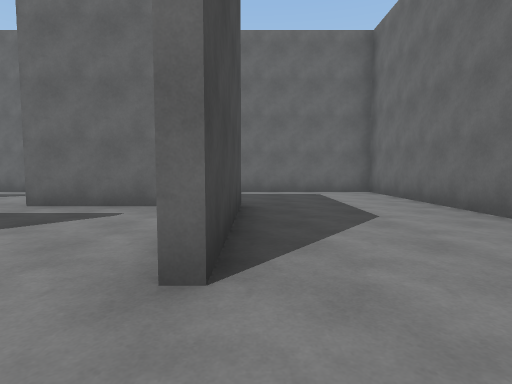
view 1 (above)

19 first-person views from a walk through a scene from a Unity 3-D project. The camera is 1.2 m above the floor, tilts 4° down and sees 80° across. The floor is counted in squares, 2 m on a side. Each view is taken from the middle of a square. On the plan, view 1 faces up. The plan holds only what a view shows up to about 9 squares ahead; the rest is blank. The place goes on beyond the plan. The player character is not drawn. Surface patterns are stand-ins for the level's own textures.

view 2
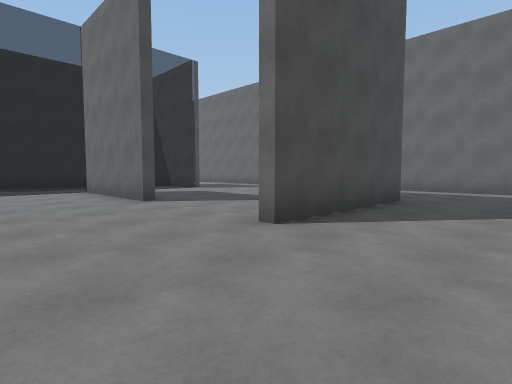

view 3
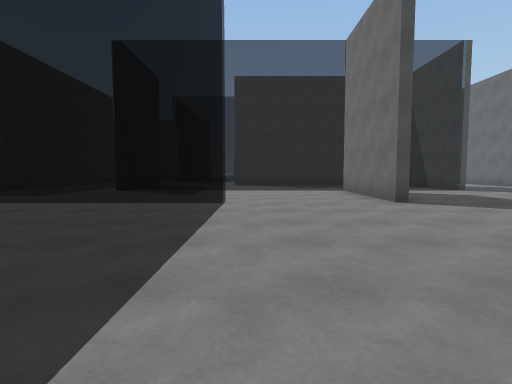

view 4
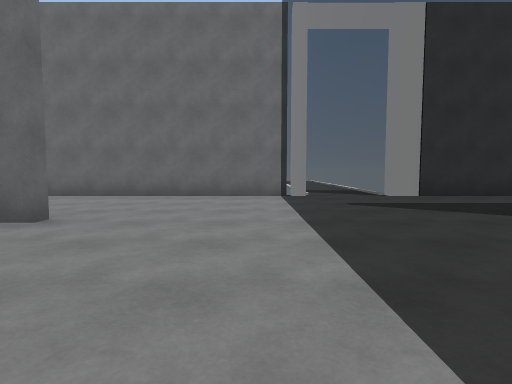

view 5
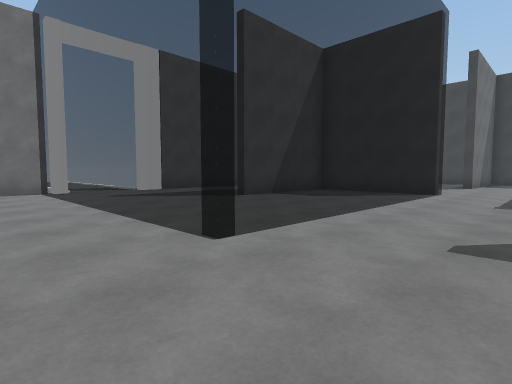

view 6
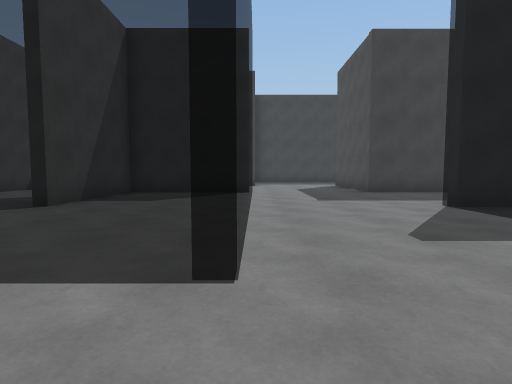

view 7
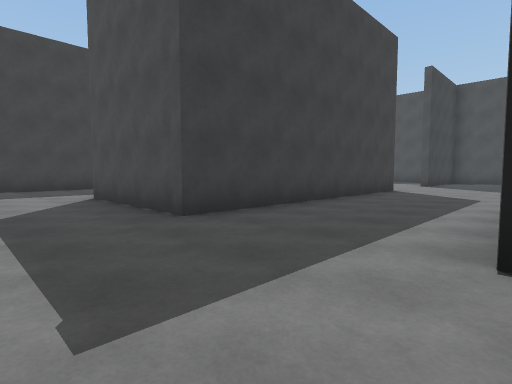

view 8
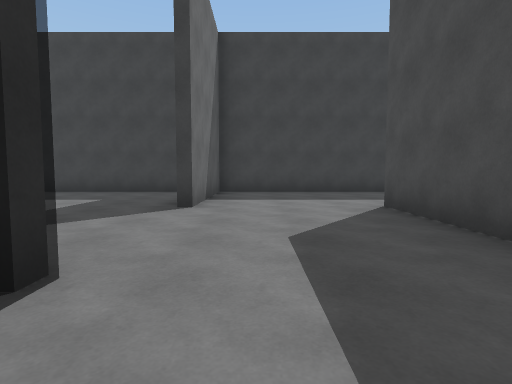

view 9
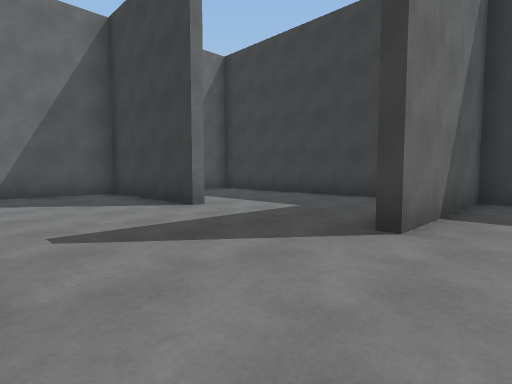

view 10
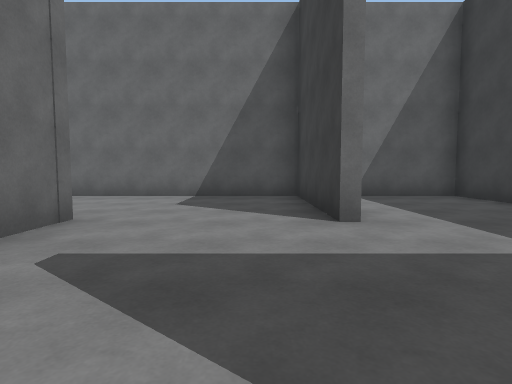

view 11
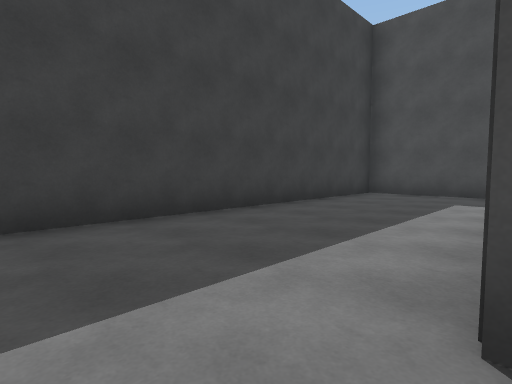

view 12
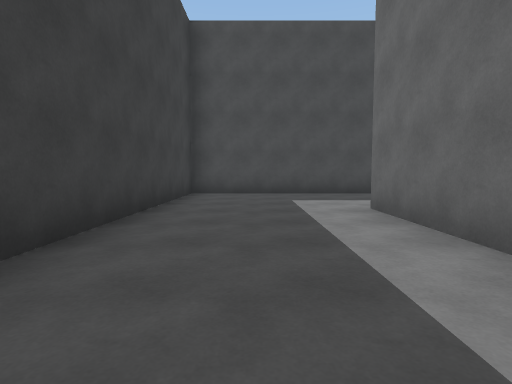

view 13
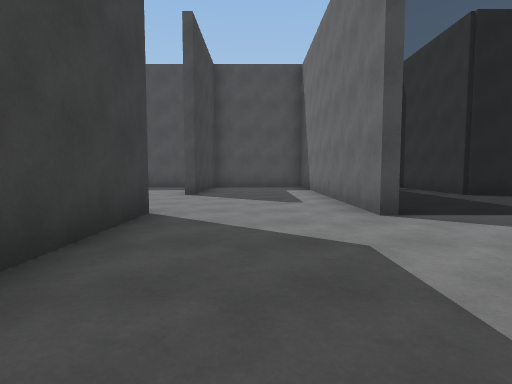

view 14
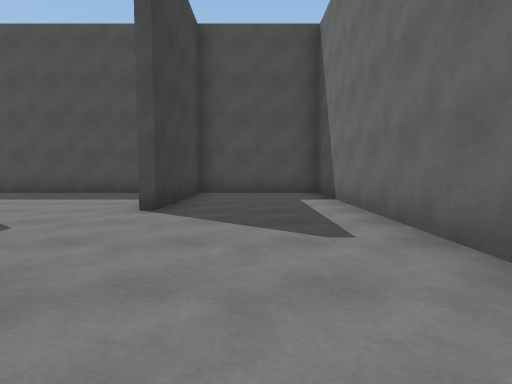

view 15
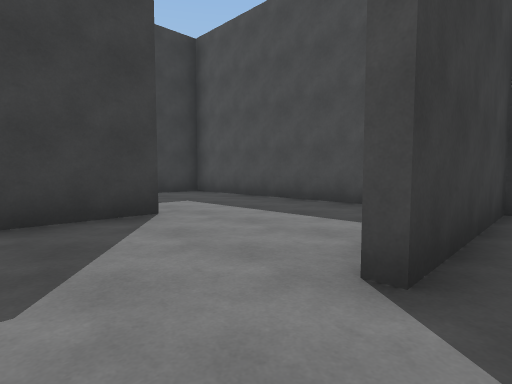

view 16
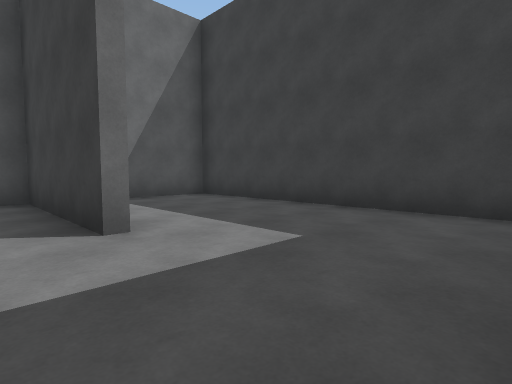

view 17
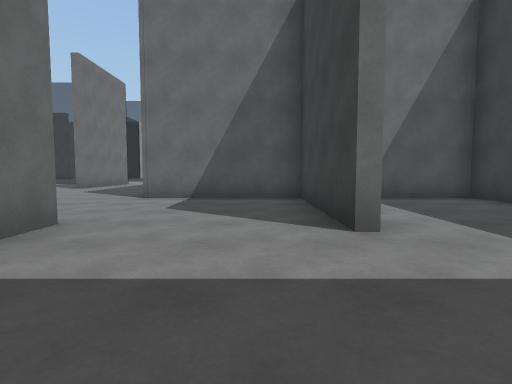

view 18
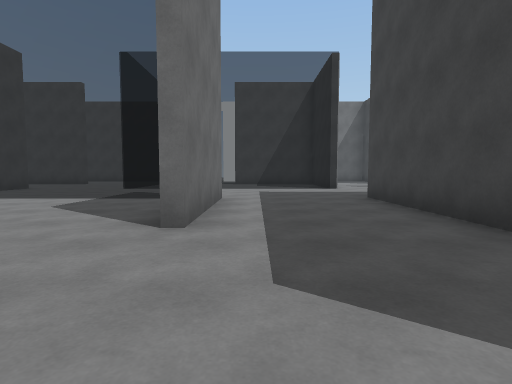

view 19
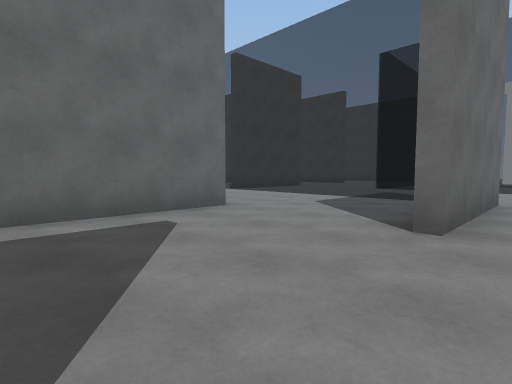

### Floor plan
Key: @ floor where view 1 was taken; # wall or solid block; . floor; = window, fence, low wall or low ledge.
Columns run from 22 left of view 1 to 4 right of it. Each row starts with its distance up from view 1.
  9                #     ######
  8                ..    .....#
  7                 ..   .....#
  6                ...    ....#
  5                ...#####...#
  4                =......#...#
  3                 ......#...#
  2               .=###...#...#
  1              ..=..........#
  0              ..=......@...#
 -1     #.      ...=..........#
 -2    ##.. =###...=..========
 -3     .... ......=..=........
 -4      ...=......=..=.......#
 -5  #######=...##=...=.......#
 -6 #.................=...#...#
 -7 #.................=...#...#
 -8 #.................=####...#
 -9 #####...########..........#
-10 #.......#      #..........#
-11 #.......#.     #..........#
-12 #...#####...####..#...#####
-13 #.......#.........#.......
-14 #.......#.........#.......#
-15 #.......#.........#.......#
-16 ###########################

Positions as (right, up) in squares from view 1, and headings:
1: (0, 0), facing up
2: (2, -1), facing up-left
3: (2, -1), facing left
4: (-4, -1), facing right
5: (-6, 0), facing down-right
6: (-4, 0), facing down
7: (-5, -5), facing down-left
8: (-5, -7), facing down
9: (-5, -9), facing down-right
10: (-4, -11), facing right
11: (-6, -12), facing down-left
12: (-6, -14), facing left
13: (-10, -7), facing left
14: (-13, -7), facing left
15: (-16, -8), facing down-left
16: (-21, -11), facing down-right
17: (-21, -11), facing right
18: (-14, -6), facing right
19: (-14, -6), facing up-right
